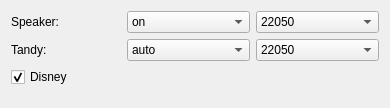
         <widget class="QWidget" name="pageSpeaker">
          <property name="geometry">
           <rect>
            <x>0</x>
            <y>0</y>
            <width>386</width>
            <height>108</height>
           </rect>
          </property>
          <attribute name="label">
           <string>PC Speaker</string>
          </attribute>
          <layout class="QGridLayout" name="gridLayout_7">
           <item row="0" column="0">
            <layout class="QVBoxLayout" name="vlPcSpeaker">
             <item>
              <layout class="QHBoxLayout" name="hlPcSpeaker">
               <item>
                <widget class="QLabel" name="labelSpeaker">
                 <property name="minimumSize">
                  <size>
                   <width>110</width>
                   <height>0</height>
                  </size>
                 </property>
                 <property name="maximumSize">
                  <size>
                   <width>110</width>
                   <height>16777215</height>
                  </size>
                 </property>
                 <property name="text">
                  <string>Speaker:</string>
                 </property>
                 <property name="buddy">
                  <cstring>comboBoxSpeaker</cstring>
                 </property>
                </widget>
               </item>
               <item>
                <widget class="QComboBox" name="comboBoxSpeaker">
                 <item>
                  <property name="text">
                   <string>on</string>
                  </property>
                 </item>
                 <item>
                  <property name="text">
                   <string>off</string>
                  </property>
                 </item>
                </widget>
               </item>
               <item>
                <widget class="QComboBox" name="comboBoxSpeakerRate">
                 <property name="currentIndex">
                  <number>1</number>
                 </property>
                 <item>
                  <property name="text">
                   <string>11050</string>
                  </property>
                 </item>
                 <item>
                  <property name="text">
                   <string>22050</string>
                  </property>
                 </item>
                 <item>
                  <property name="text">
                   <string>44100</string>
                  </property>
                 </item>
                </widget>
               </item>
              </layout>
             </item>
             <item>
              <layout class="QHBoxLayout" name="hlPcSpeakerTandy">
               <item>
                <widget class="QLabel" name="labelSpeakerTandy">
                 <property name="minimumSize">
                  <size>
                   <width>110</width>
                   <height>0</height>
                  </size>
                 </property>
                 <property name="maximumSize">
                  <size>
                   <width>110</width>
                   <height>16777215</height>
                  </size>
                 </property>
                 <property name="text">
                  <string>Tandy:</string>
                 </property>
                 <property name="buddy">
                  <cstring>comboBoxSpeakerTandy</cstring>
                 </property>
                </widget>
               </item>
               <item>
                <widget class="QComboBox" name="comboBoxSpeakerTandy">
                 <property name="currentIndex">
                  <number>2</number>
                 </property>
                 <item>
                  <property name="text">
                   <string>on</string>
                  </property>
                 </item>
                 <item>
                  <property name="text">
                   <string>off</string>
                  </property>
                 </item>
                 <item>
                  <property name="text">
                   <string>auto</string>
                  </property>
                 </item>
                </widget>
               </item>
               <item>
                <widget class="QComboBox" name="comboBoxSpeakerTandyRate">
                 <property name="currentIndex">
                  <number>1</number>
                 </property>
                 <item>
                  <property name="text">
                   <string>11050</string>
                  </property>
                 </item>
                 <item>
                  <property name="text">
                   <string>22050</string>
                  </property>
                 </item>
                 <item>
                  <property name="text">
                   <string>44100</string>
                  </property>
                 </item>
                </widget>
               </item>
              </layout>
             </item>
             <item>
              <widget class="QCheckBox" name="checkBoxDisney">
               <property name="text">
                <string>Disney</string>
               </property>
               <property name="checked">
                <bool>true</bool>
               </property>
              </widget>
             </item>
            </layout>
           </item>
           <item row="1" column="0">
            <spacer name="vsPcSpeaker">
             <property name="orientation">
              <enum>Qt::Vertical</enum>
             </property>
             <property name="sizeHint" stdset="0">
              <size>
               <width>368</width>
               <height>122</height>
              </size>
             </property>
            </spacer>
           </item>
          </layout>
         </widget>
